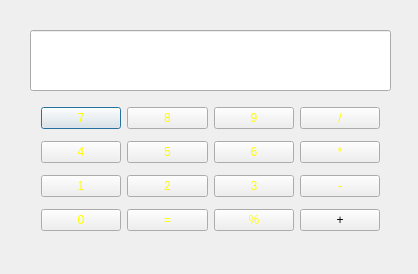
<?xml version="1.0" encoding="UTF-8"?>
<ui version="4.0">
 <class>Dialog</class>
 <widget class="QDialog" name="Dialog">
  <property name="geometry">
   <rect>
    <x>0</x>
    <y>0</y>
    <width>418</width>
    <height>274</height>
   </rect>
  </property>
  <property name="windowTitle">
   <string>Dialog</string>
  </property>
  <property name="styleSheet">
   <string notr="true">border-image: url(:/02_image/background.jpg);</string>
  </property>
  <widget class="QLineEdit" name="lineEdit">
   <property name="geometry">
    <rect>
     <x>30</x>
     <y>30</y>
     <width>361</width>
     <height>61</height>
    </rect>
   </property>
   <property name="styleSheet">
    <string notr="true">border-image: url(:/02_image/input.png);</string>
   </property>
   <property name="readOnly">
    <bool>true</bool>
   </property>
  </widget>
  <widget class="QWidget" name="layoutWidget">
   <property name="geometry">
    <rect>
     <x>30</x>
     <y>90</y>
     <width>361</width>
     <height>161</height>
    </rect>
   </property>
   <layout class="QVBoxLayout" name="verticalLayout">
    <item>
     <layout class="QHBoxLayout" name="horizontalLayout">
      <item>
       <widget class="QPushButton" name="pushButton_7">
        <property name="styleSheet">
         <string notr="true">border-image: url(:/02_image/operator.ico);
color: rgb(255, 255, 0);</string>
        </property>
        <property name="text">
         <string>7</string>
        </property>
       </widget>
      </item>
      <item>
       <widget class="QPushButton" name="pushButton_8">
        <property name="styleSheet">
         <string notr="true">border-image: url(:/02_image/operator.ico);
color: rgb(255, 255, 0);</string>
        </property>
        <property name="text">
         <string>8</string>
        </property>
       </widget>
      </item>
      <item>
       <widget class="QPushButton" name="pushButton_9">
        <property name="styleSheet">
         <string notr="true">border-image: url(:/02_image/operator.ico);
color: rgb(255, 255, 0);</string>
        </property>
        <property name="text">
         <string>9</string>
        </property>
       </widget>
      </item>
      <item>
       <widget class="QPushButton" name="pushButton_10">
        <property name="styleSheet">
         <string notr="true">border-image: url(:/02_image/number.ico);
color: rgb(255, 255, 0);</string>
        </property>
        <property name="text">
         <string>/</string>
        </property>
       </widget>
      </item>
     </layout>
    </item>
    <item>
     <layout class="QHBoxLayout" name="horizontalLayout_2">
      <item>
       <widget class="QPushButton" name="pushButton_4">
        <property name="styleSheet">
         <string notr="true">border-image: url(:/02_image/operator.ico);
color: rgb(255, 255, 0);</string>
        </property>
        <property name="text">
         <string>4</string>
        </property>
       </widget>
      </item>
      <item>
       <widget class="QPushButton" name="pushButton_5">
        <property name="styleSheet">
         <string notr="true">border-image: url(:/02_image/operator.ico);
color: rgb(255, 255, 0);</string>
        </property>
        <property name="text">
         <string>5</string>
        </property>
       </widget>
      </item>
      <item>
       <widget class="QPushButton" name="pushButton_6">
        <property name="styleSheet">
         <string notr="true">border-image: url(:/02_image/operator.ico);
color: rgb(255, 255, 0);</string>
        </property>
        <property name="text">
         <string>6</string>
        </property>
       </widget>
      </item>
      <item>
       <widget class="QPushButton" name="pushButton_11">
        <property name="styleSheet">
         <string notr="true">border-image: url(:/02_image/number.ico);
color: rgb(255, 255, 0);</string>
        </property>
        <property name="text">
         <string>*</string>
        </property>
       </widget>
      </item>
     </layout>
    </item>
    <item>
     <layout class="QHBoxLayout" name="horizontalLayout_3">
      <item>
       <widget class="QPushButton" name="pushButton_1">
        <property name="styleSheet">
         <string notr="true">border-image: url(:/02_image/operator.ico);
color: rgb(255, 255, 0);</string>
        </property>
        <property name="text">
         <string>1</string>
        </property>
       </widget>
      </item>
      <item>
       <widget class="QPushButton" name="pushButton_2">
        <property name="styleSheet">
         <string notr="true">border-image: url(:/02_image/operator.ico);
color: rgb(255, 255, 0);</string>
        </property>
        <property name="text">
         <string>2</string>
        </property>
       </widget>
      </item>
      <item>
       <widget class="QPushButton" name="pushButton_3">
        <property name="styleSheet">
         <string notr="true">border-image: url(:/02_image/operator.ico);
color: rgb(255, 255, 0);</string>
        </property>
        <property name="text">
         <string>3</string>
        </property>
       </widget>
      </item>
      <item>
       <widget class="QPushButton" name="pushButton_12">
        <property name="styleSheet">
         <string notr="true">border-image: url(:/02_image/number.ico);
color: rgb(255, 255, 0);</string>
        </property>
        <property name="text">
         <string>-</string>
        </property>
       </widget>
      </item>
     </layout>
    </item>
    <item>
     <layout class="QHBoxLayout" name="horizontalLayout_4">
      <item>
       <widget class="QPushButton" name="pushButton_0">
        <property name="styleSheet">
         <string notr="true">border-image: url(:/02_image/operator.ico);
color: rgb(255, 255, 0);</string>
        </property>
        <property name="text">
         <string>0</string>
        </property>
       </widget>
      </item>
      <item>
       <widget class="QPushButton" name="pushButton_15">
        <property name="styleSheet">
         <string notr="true">border-image: url(:/02_image/operator.ico);
color: rgb(255, 255, 0);
border-image: url(:/02_image/number.ico);</string>
        </property>
        <property name="text">
         <string>=</string>
        </property>
       </widget>
      </item>
      <item>
       <widget class="QPushButton" name="pushButton_14">
        <property name="styleSheet">
         <string notr="true">border-image: url(:/02_image/number.ico);
color: rgb(255, 255, 0);</string>
        </property>
        <property name="text">
         <string>%</string>
        </property>
       </widget>
      </item>
      <item>
       <widget class="QPushButton" name="pushButton_13">
        <property name="styleSheet">
         <string notr="true">border-image: url(:/02_image/number.ico);</string>
        </property>
        <property name="text">
         <string>+</string>
        </property>
       </widget>
      </item>
     </layout>
    </item>
   </layout>
  </widget>
  <zorder>lineEdit</zorder>
  <zorder>layoutWidget</zorder>
  <zorder>pushButton_15</zorder>
  <zorder>pushButton_4</zorder>
 </widget>
 <layoutdefault spacing="6" margin="11"/>
 <resources/>
 <connections/>
</ui>
